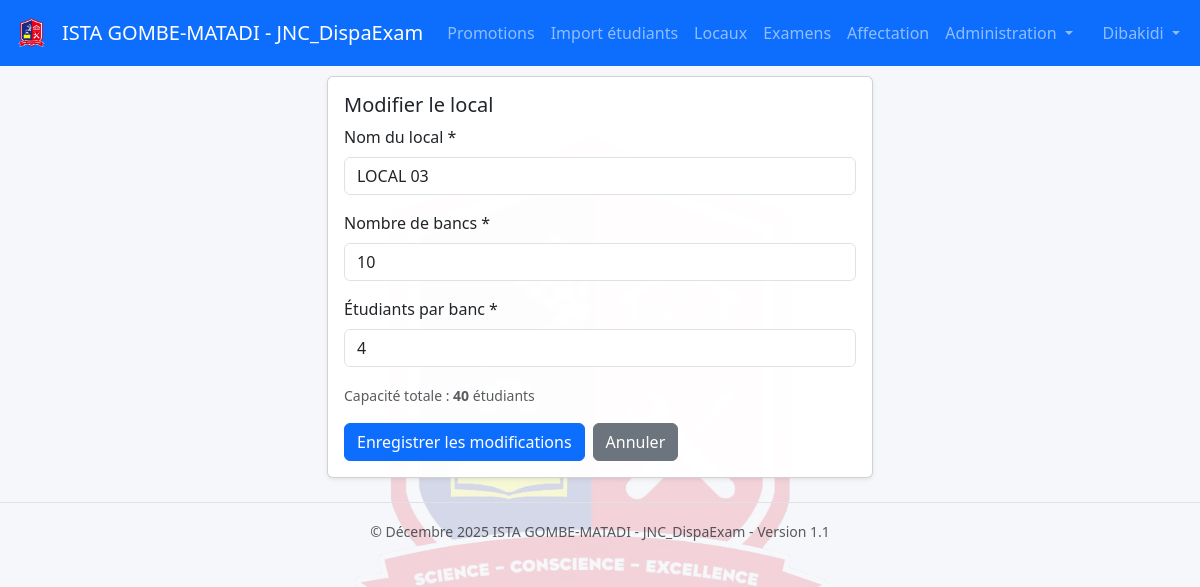
Page /rooms/3/edit (signed in) on the earlier database version.
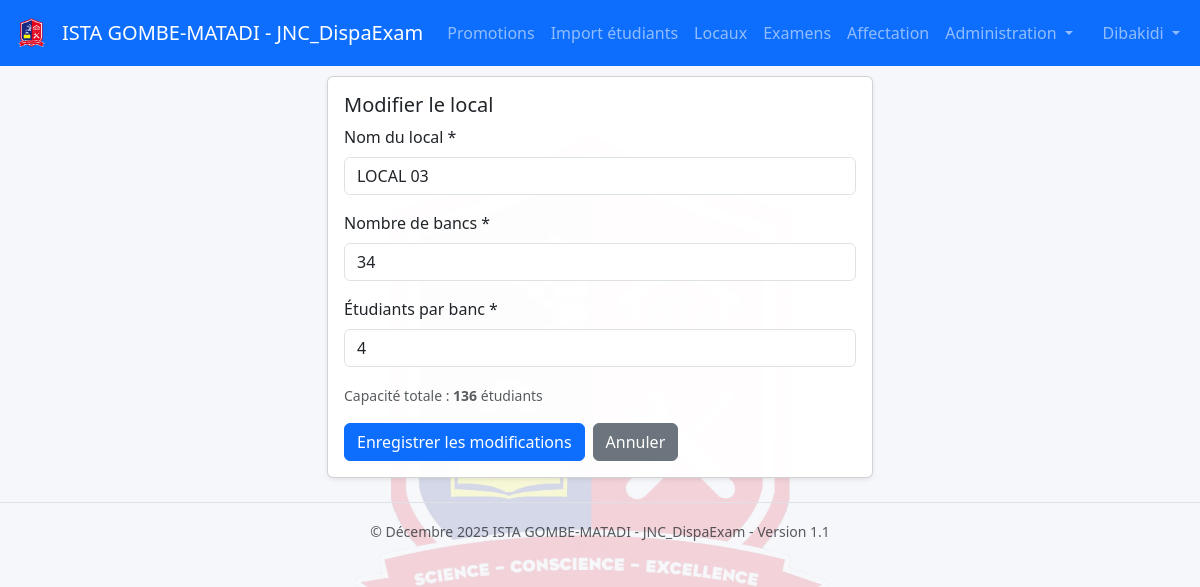
Same page on the later database version.
### tables this page shows
CREATE TABLE rooms (
            id INTEGER PRIMARY KEY AUTOINCREMENT,
            name TEXT NOT NULL UNIQUE,
            benches INTEGER NOT NULL DEFAULT 0,
            students_per_bench INTEGER NOT NULL DEFAULT 1
        );

### app.py (the view, shortened to what this page needs)
@app.route("/rooms/<int:room_id>/edit", methods=["GET", "POST"])
@login_required
def edit_room(room_id):
    conn = get_db()
    cur = conn.cursor()
    cur.execute("SELECT * FROM rooms WHERE id = ?", (room_id,))
    room = cur.fetchone()
    if not room:
        flash("Local introuvable.", "danger")
        return redirect(url_for("rooms"))
    return render_template("edit_room.html", room=room)

### app.py (called while the page is built)
def get_db():
    if "db" not in g:
        g.db = get_connection()
    return g.db

def login_required(f):
    @wraps(f)
    def decorated_function(*args, **kwargs):
        if 'user_id' not in session:
            flash("Vous devez vous connecter pour accéder à cette page.", "warning")
            return redirect(url_for('login'))
        return f(*args, **kwargs)
    return decorated_function

### database.py (called while the page is built)
def get_connection():
    conn = sqlite3.connect(DB_PATH, check_same_thread=False)
    conn.row_factory = sqlite3.Row
    return conn

### templates/edit_room.html
{% extends "base.html" %}
{% block content %}
<div class="row">
  <div class="col-md-6 mx-auto">
    <div class="card shadow-sm">
      <div class="card-body">
        <h5 class="card-title">Modifier le local</h5>
        <form method="post">
          <div class="mb-3">
            <label class="form-label">Nom du local *</label>
            <input class="form-control" name="name" value="{{ room['name'] }}" required>
          </div>
          <div class="mb-3">
            <label class="form-label">Nombre de bancs *</label>
            <input class="form-control" name="benches" type="number" min="1" value="{{ room['benches'] }}" required>
          </div>
          <div class="mb-3">
            <label class="form-label">Étudiants par banc *</label>
            <input class="form-control" name="per_bench" type="number" min="1" value="{{ room['students_per_bench'] }}" required>
          </div>
          <div class="mb-3">
            <small class="text-muted">Capacité totale : <strong>{{ room['benches'] * room['students_per_bench'] }}</strong> étudiants</small>
          </div>
          <div class="d-flex gap-2">
            <button type="submit" class="btn btn-primary">Enregistrer les modifications</button>
            <a href="{{ url_for('rooms') }}" class="btn btn-secondary">Annuler</a>
          </div>
        </form>
      </div>
    </div>
  </div>
</div>
{% endblock %}

Differences in the rows shown:
changed rooms "LOCAL 03": benches "10" → "34"; room['benches']*room['students_per_bench'] "40" → "136"
